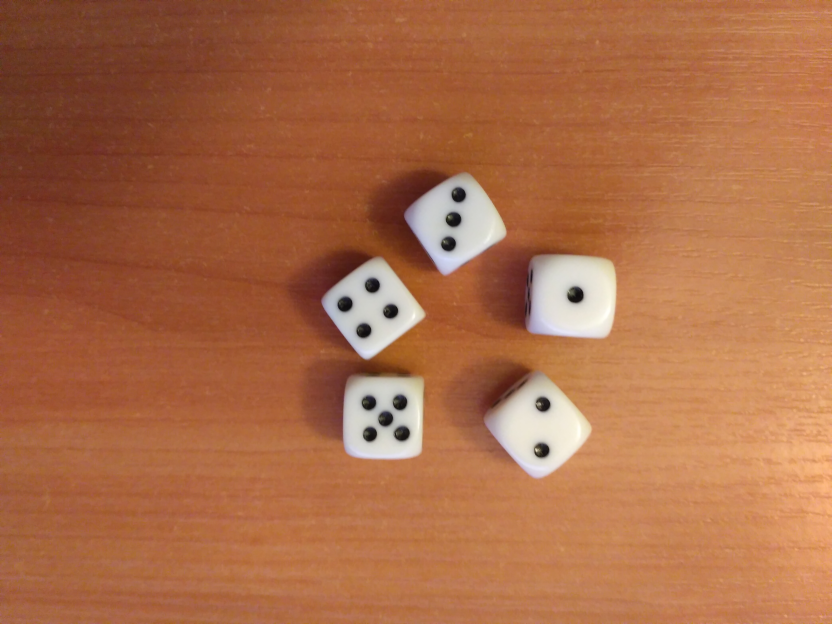
#> input picture cb1.png, 832 x 624 px
$ python dice_detection.py   (older library calls are emulated)
#> lines starting #> are read from the running program, lines starting #| are printed output that depends on the picture; after the words box and inside, x2 and y2 are one past the last pixel; in counts of white or black regions, pixels touching at a corner belong together
import numpy as np
import cv2

#liczenie oczek
def calculate_value(roi):
    params = cv2.SimpleBlobDetector_Params()
    params.filterByInertia = True
    params.minInertiaRatio = 0.6

    params.filterByArea = True
    params.minArea = 50
    params.maxArea = 350

    detector = cv2.SimpleBlobDetector_create(params)
    key_points = detector.detect(roi)

    return len(key_points)


def algorithm(img,imgCopy,finalImage,arrayOfImgs):#img - jeden z obrazów do przetworzenia;  imgCopy - oryginalny, kolorowy obraz;
    # finalImage - na nim nakładane napisy; arrayOfImgs - tablica obrazów - będą na nich zamalowywane policzone kości

    # znajdowanie konturów
    _, contours, hierarchy = cv2.findContours(img, cv2.RETR_EXTERNAL,cv2.CHAIN_APPROX_SIMPLE)# RETR_EXTERNAL - tylko kontury-rodzice (zewnętrzne)

    liczba_oczek = 0 #na cały obrazek
    for cnt in contours:
        #znajdowanie najmniejszych prostokątów
        rect = cv2.minAreaRect(cnt)  # ( center (x,y), (width, height), angle of rotation )
        box = cv2.boxPoints(rect)
        box = np.int0(box)

        area = rect[1][0] * rect[1][1]
        if area > 3500 and area < 10000:#warunek dotyczący rozmiaru prostokątów
            aspect_ratio = float(rect[1][0]) / rect[1][1]
            # print("aspect ratio: ", aspect_ratio)
            if aspect_ratio < 0.70 or aspect_ratio > 1.30:# bierzemy tylko ramki zbliżone do kwadratów
                continue

            # stosunek pola prostokąta do convexHull konturu
            hull = cv2.convexHull(cnt)
            hull_area = cv2.contourArea(hull)
            solidity = float(area) / hull_area
            # print("solidity: ", solidity)
            if solidity < 0.90 or solidity > 1.30:
                continue

            # współrzędne nieobróconych ramek do dodawania napisów
            x, y, w, h = cv2.boundingRect(cnt)

            imgToFillPoly = imgCopy.copy()  # nowa kopia oryginału dla każdej iteracji

            # koloruje na czarno obszar kości - środek prostokąta
            filledPoly = cv2.fillConvexPoly(imgToFillPoly, box, (255,255,255))  # zmienia też imgToFillPoly
            filledPolyGray = cv2.cvtColor(filledPoly, cv2.COLOR_BGR2GRAY)
            # cv2.imshow('filledPoly', filledPoly)
            # cv2.imwrite('filledPolyGray.png', filledPolyGray)

        #KOLORUJE NA CZARNO OBSZAR Z POLICZONA JUŻ KOŚCIĄ NA WSZYSTKICH 5 ZDJĘCIACH DO PRZETWORZENIA
            for tmp in arrayOfImgs:
                tmp = cv2.fillConvexPoly(tmp, box, (0,0,0))
                # cv2.imwrite('tmp.png', tmp)
                # cv2.imshow("tmp",tmp)
                # k = cv2.waitKey(0)

            # wszystko co nie jest białe (255) kolorujemy na czarno; zostaje biały obszar kości na czarnym tle
            ret, thresholdedFilledPoly = cv2.threshold(filledPolyGray, 254, 255, cv2.THRESH_BINARY)
            # cv2.imwrite('thresholdedFilledPoly.png', thresholdedFilledPoly)
            # cv2.imshow("thresholdedFilledPoly", thresholdedFilledPoly)

            # nakładany na obraz powyższą maskę, żeby mieć kość z oryginalnego obrazka na czarnym tle
            cutCube = cv2.bitwise_and(imgCopy, imgCopy, mask=thresholdedFilledPoly)
            # cv2.imshow('cutCube', cutCube)
            # cv2.imwrite('cutCube.png', cutCube)

            # liczy bloby na obrazku z jedną kością na czarnym tle
            number = calculate_value(cutCube)
            if number > 0:
                liczba_oczek = liczba_oczek + number
                finalImage = cv2.putText(finalImage, "Oczek: " + str(number), (x, y + h), cv2.FONT_HERSHEY_COMPLEX_SMALL, 1,(0, 0, 0), 2)
                # [6 lines of commented-out code are left out]

    return(liczba_oczek)


def main():
    # Wczytywanie obrazu
    imgColor = cv2.imread('cb1.png')
#> imgColor is the input picture: shape (624, 832, 3); mean B, G, R 71.8, 107.8, 171.1
    imgCopy = imgColor.copy()
    finalImage = imgColor.copy()
    # imgGray = cv2.cvtColor(imgColor, cv2.COLOR_BGR2GRAY)

    # rozdzielamy obraz na 3 kanały
    b, g, r = cv2.split(imgColor)
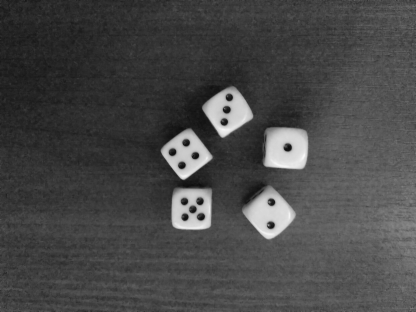
#> b: shape (624, 832) (shown at 1/2 size); min 11, max 248, mean 71.8
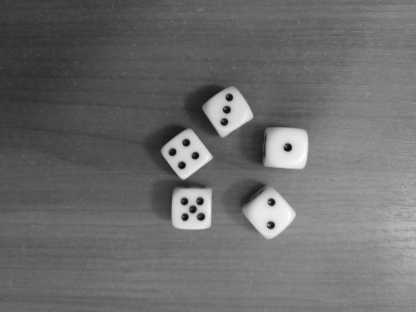
#> g: shape (624, 832) (shown at 1/2 size); min 12, max 255, mean 107.8
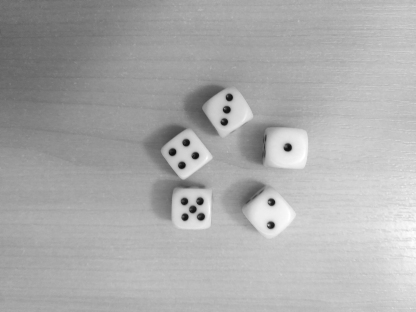
#> r: shape (624, 832) (shown at 1/2 size); min 14, max 255, mean 171.1
    cv2.imshow("b", b)
    cv2.imshow("g", g)
    cv2.imshow("r", r)
    k = cv2.waitKey(0)
#> (key Esc is pressed here)
    cv2.destroyAllWindows()
    # [14 lines of commented-out code are left out]

    bluredColour = cv2.GaussianBlur(imgColor, (5, 5), 0)
    bluredB = cv2.GaussianBlur(b, (5, 5), 0)
    bluredG = cv2.GaussianBlur(g, (5, 5), 0)
    bluredR = cv2.GaussianBlur(r, (5, 5), 0)
    cv2.imshow("bluredB", bluredB)
    cv2.imshow("bluredG", bluredG)
    cv2.imshow("bluredR", bluredR)
    k = cv2.waitKey(0)
#> (key Esc is pressed here)
    cv2.destroyAllWindows()

    # thresholding
    thresholdedB = cv2.adaptiveThreshold(bluredB, 255, cv2.ADAPTIVE_THRESH_MEAN_C, cv2.THRESH_BINARY, 19, 6)  # 13,9
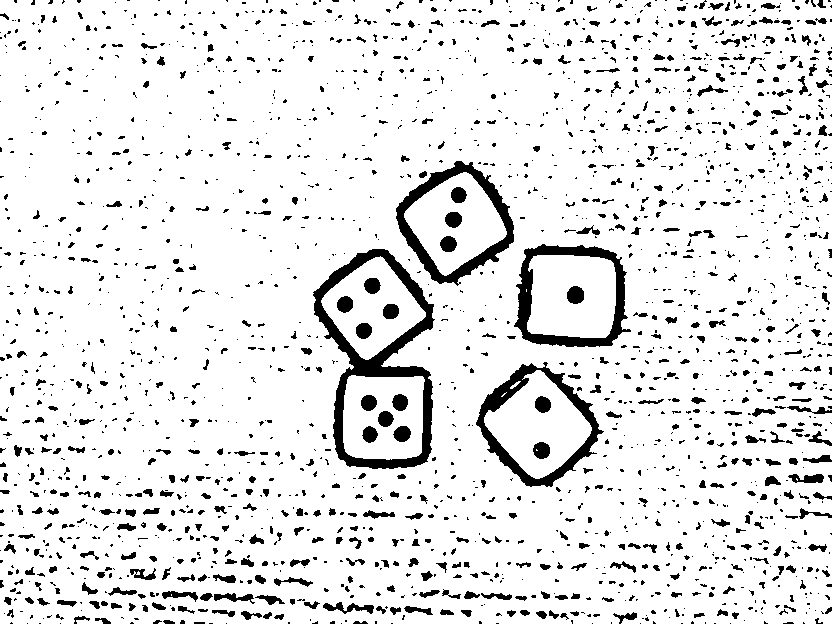
#> thresholdedB: shape (624, 832); 90.2% white; 2135 black regions (1582 under 20 px), largest, box (x1, y1, x2, y2) and area: (313, 249, 435, 469) 6180, (396, 161, 514, 286) 3285, (476, 362, 604, 487) 3273
    thresholdedG = cv2.adaptiveThreshold(bluredG, 255, cv2.ADAPTIVE_THRESH_MEAN_C, cv2.THRESH_BINARY, 19, 6)
#> thresholdedG: shape (624, 832); 94.5% white; 952 black regions (783 under 20 px), largest, box (x1, y1, x2, y2) and area: (313, 251, 438, 469) 5901, (476, 365, 599, 485) 3097, (510, 246, 628, 347) 3093
    thresholdedR = cv2.adaptiveThreshold(bluredR, 255, cv2.ADAPTIVE_THRESH_MEAN_C, cv2.THRESH_BINARY, 19, 6)
#> thresholdedR: shape (624, 832); 96.4% white; 613 black regions (541 under 20 px), largest, box (x1, y1, x2, y2) and area: (314, 251, 438, 444) 3721, (506, 247, 624, 346) 2281, (477, 362, 533, 479) 1449
    # thresholdedSharpened = cv2.adaptiveThreshold(cv2.cvtColor(sharpenedColor, cv2.COLOR_BGR2GRAY), 255, cv2.ADAPTIVE_THRESH_MEAN_C, cv2.THRESH_BINARY, 19, 13)
    cv2.imshow("thresholdedB", thresholdedB)
    cv2.imshow("thresholdedG", thresholdedG)
    cv2.imshow("thresholdedR", thresholdedR)
    # cv2.imshow("thresholdedSharpened", thresholdedSharpened)
    k = cv2.waitKey(0)
#> (key Esc is pressed here)
    cv2.destroyAllWindows()
    # [4 lines of commented-out code are left out]

    cannyEdgesB = cv2.Canny(thresholdedB, 75, 200)
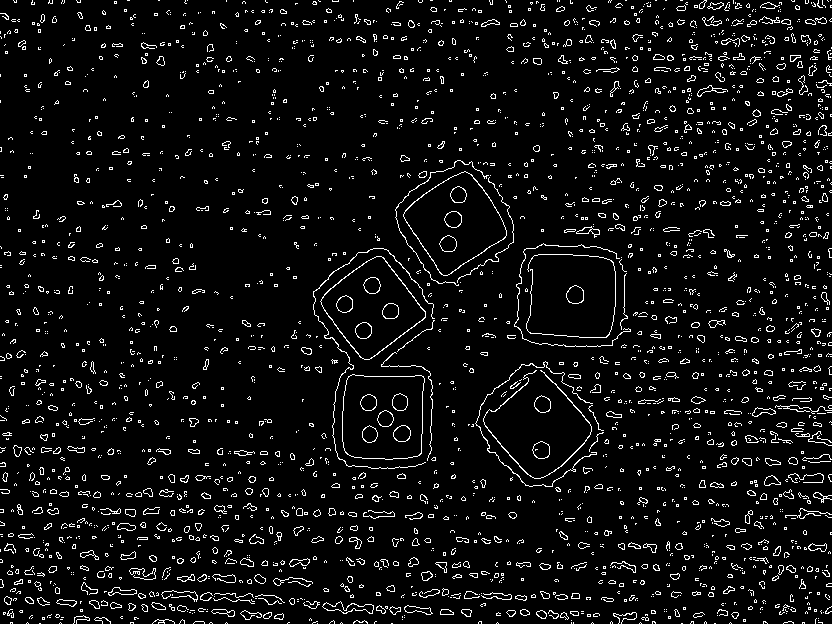
#> cannyEdgesB: shape (624, 832); 5.9% white in thin lines or dots
    cannyEdgesG = cv2.Canny(thresholdedG, 75, 200)
#> cannyEdgesG: shape (624, 832); 2.9% white in thin lines or dots
    cannyEdgesR = cv2.Canny(thresholdedR, 75, 200)
#> cannyEdgesR: shape (624, 832); 1.9% white in thin lines or dots
    cannyEdgesColor = cv2.Canny(bluredColour, 75, 200)
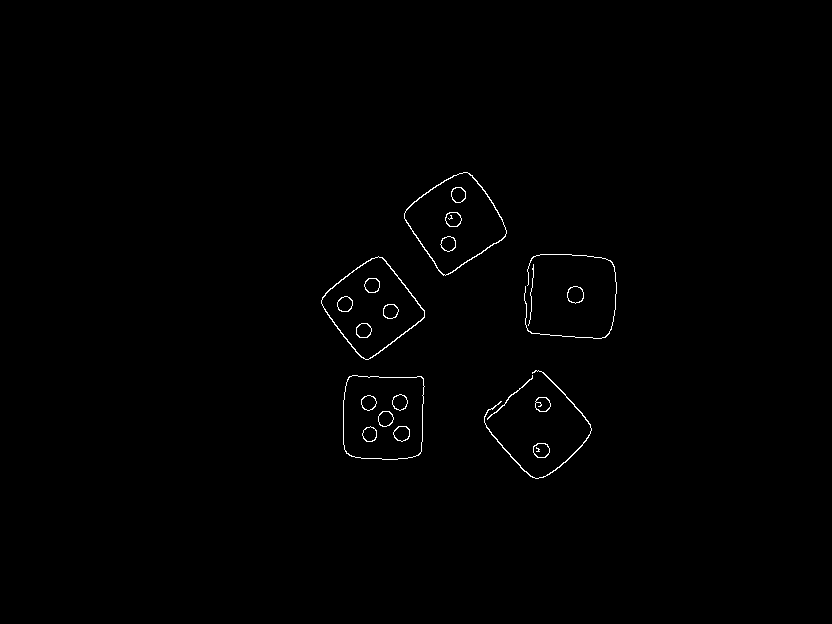
#> cannyEdgesColor: shape (624, 832); 0.54% white in thin lines or dots, all inside (x1, y1, x2, y2) = (321, 172, 617, 479)
    # cannyEdgesSharpened = cv2.Canny(thresholdedSharpened, 75, 200)
    cv2.imshow("cannyEdgesB", cannyEdgesB)
    cv2.imshow("cannyEdgesG", cannyEdgesG)
    cv2.imshow("cannyEdgesR", cannyEdgesR)
    # cv2.imshow("cannyEdgesColor", cannyEdgesColor)
    k = cv2.waitKey(0)
#> (key Esc is pressed here)
    cv2.destroyAllWindows()
    # [8 lines of commented-out code are left out]
    arrayOfImagesToProcess = [cannyEdgesB, cannyEdgesG, cannyEdgesR, cannyEdgesColor]

    for index,imageToProcess in enumerate(arrayOfImagesToProcess):
        algorithm(imageToProcess, imgCopy, finalImage, arrayOfImagesToProcess)
        print("iteracja: ",index)
#> this loop made 4 passes
#> (printed output is left out)

    # for indeks, im in enumerate(arrayOfImagesToProcess):
    #     cv2.imshow(str(indeks),im)
    #     k = cv2.waitKey(0)

    cv2.imshow("WYNIK", finalImage)
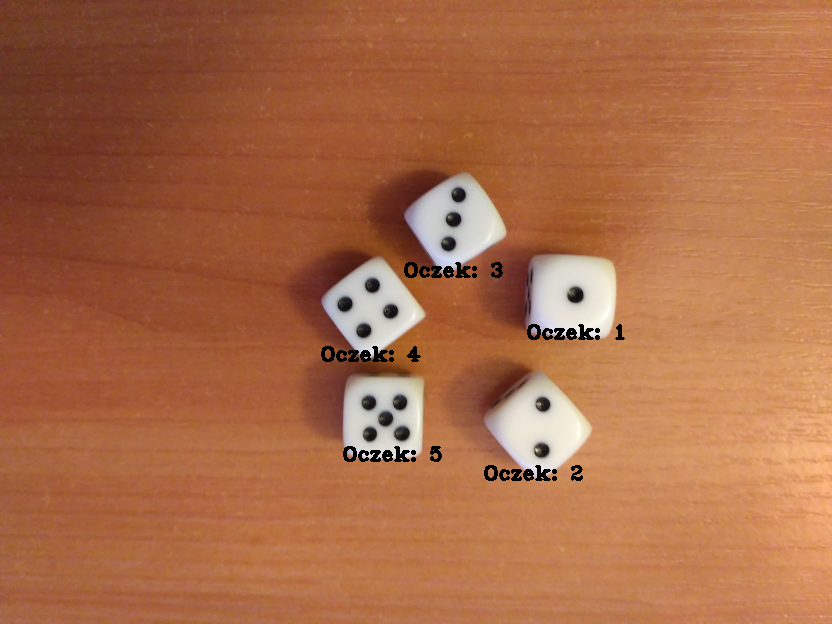
#> window 'WYNIK': shape (624, 832, 3); mean B, G, R 71, 106.9, 169.8
    # cv2.imwrite('wynik7.png', finalImage)
    k = cv2.waitKey(0)
#> (key Esc is pressed here)
    cv2.destroyAllWindows()


if __name__ == '__main__':
    main()

$ run again, with cb11.png copied over cb1.png
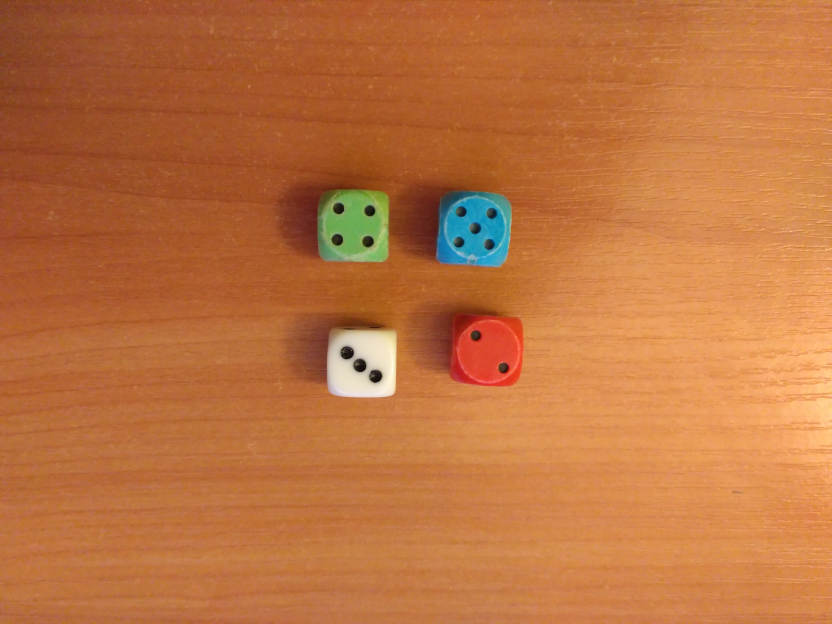
#> input picture cb11.png, 832 x 624 px
#> in main, imgColor is the input picture: shape (624, 832, 3); mean B, G, R 63.9, 115, 189.2
#> in main, `thresholdedB = cv2.adaptiveThreshold(bluredB, 255, cv2.ADAPTIVE_THRESH..`:
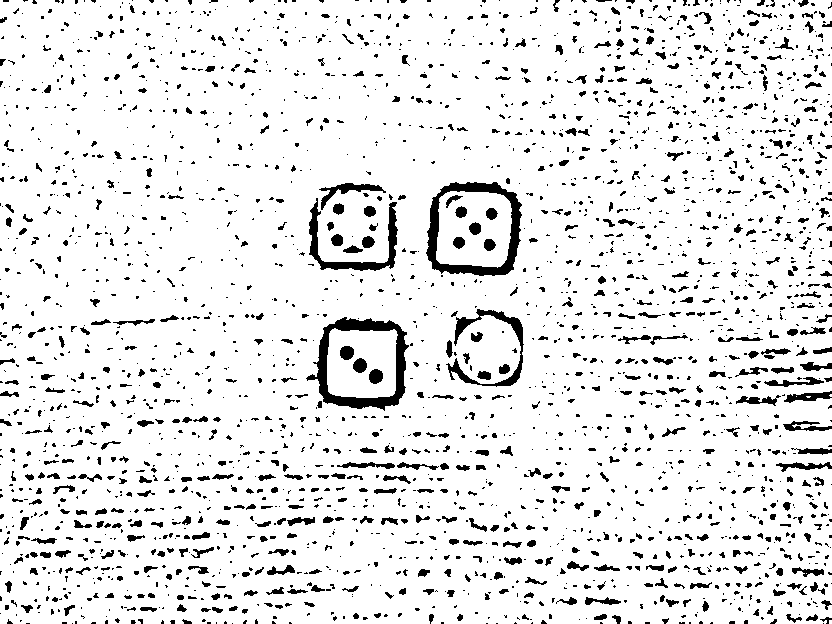
#> thresholdedB: shape (624, 832); 90.8% white; 2616 black regions (1980 under 20 px), largest, box (x1, y1, x2, y2) and area: (306, 317, 409, 411) 2631, (426, 182, 522, 276) 2481, (309, 198, 398, 271) 1358
#> thresholdedG: shape (624, 832); 95.2% white; 1171 black regions (960 under 20 px), largest, box (x1, y1, x2, y2) and area: (305, 317, 412, 407) 2467, (403, 184, 531, 273) 2289, (303, 182, 405, 270) 2243
#> thresholdedR: shape (624, 832); 97% white; 788 black regions (679 under 20 px), largest, box (x1, y1, x2, y2) and area: (437, 191, 511, 266) 2647, (433, 307, 516, 374) 1130, (305, 317, 395, 389) 1129
#> cannyEdgesB: shape (624, 832); 6.7% white in thin lines or dots
#> cannyEdgesG: shape (624, 832); 3.2% white in thin lines or dots
#> cannyEdgesR: shape (624, 832); 2% white in thin lines or dots
#> cannyEdgesColor: shape (624, 832); 0.37% white in thin lines or dots, all inside (x1, y1, x2, y2) = (317, 189, 524, 398)
#> the loop in main, `for index,imageToProcess in enumerate(arrayOfImagesToProcess):` made 4 passes
#> contours in algorithm on pass 4: 5 contours, all with area under 20
#> (printed output is left out)
#> in main, `cv2.imshow("WYNIK", finalImage)`:
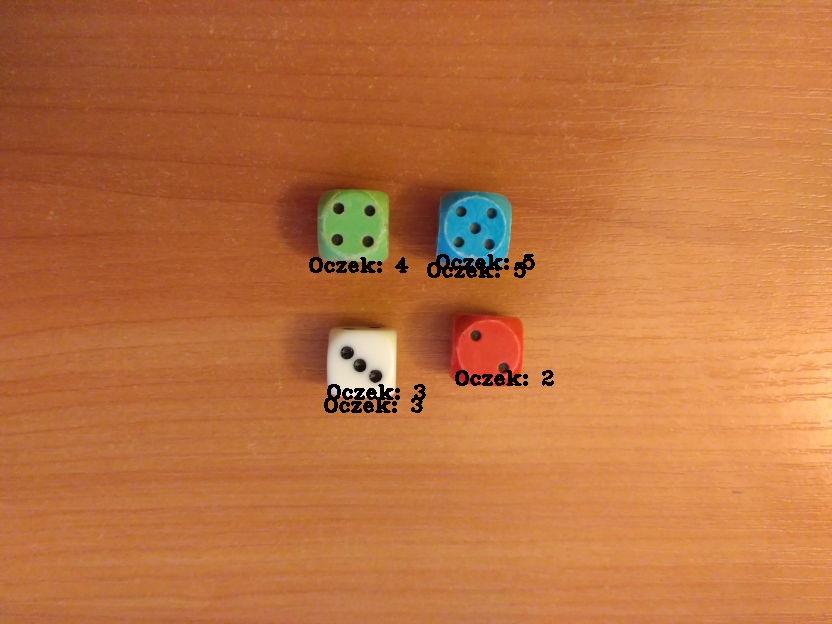
#> window 'WYNIK': shape (624, 832, 3); mean B, G, R 63.2, 114.1, 187.7

$ run again, with cb3.png copied over cb1.png
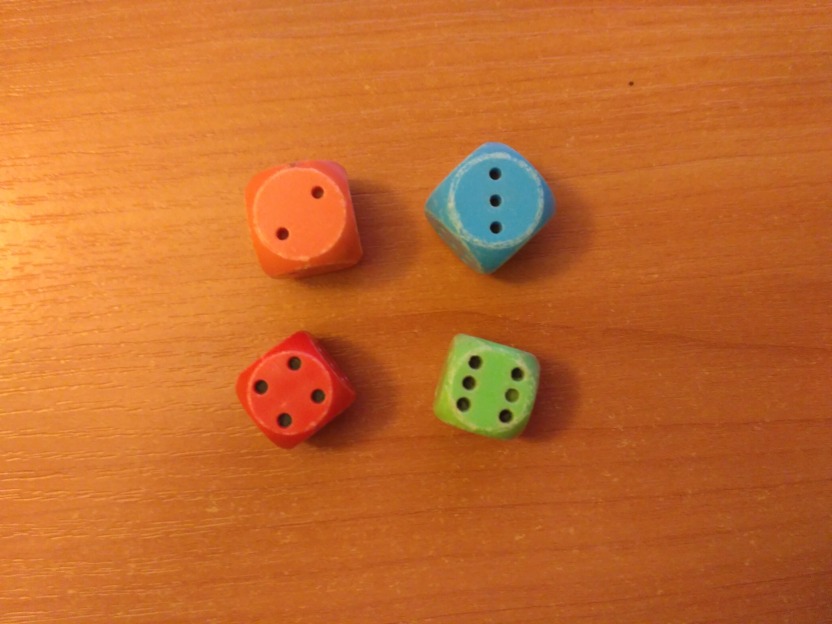
#> input picture cb3.png, 832 x 624 px
#> in main, imgColor is the input picture: shape (624, 832, 3); mean B, G, R 44.4, 106.1, 193.7
#> in main, `thresholdedB = cv2.adaptiveThreshold(bluredB, 255, cv2.ADAPTIVE_THRESH..`:
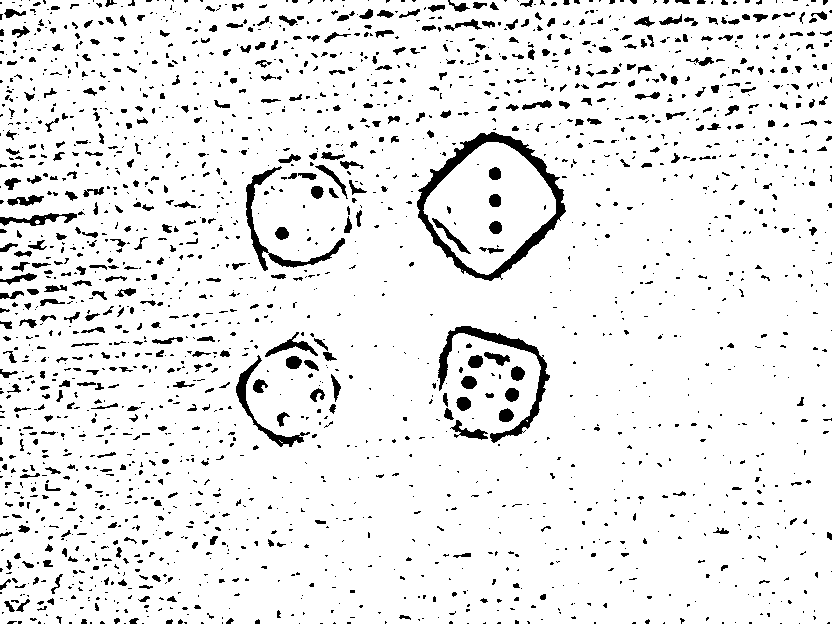
#> thresholdedB: shape (624, 832); 92.1% white; 2147 black regions (1659 under 20 px), largest, box (x1, y1, x2, y2) and area: (417, 132, 566, 281) 3450, (438, 326, 550, 443) 1845, (246, 166, 345, 271) 1227
#> thresholdedG: shape (624, 832); 93.9% white; 1271 black regions (983 under 20 px), largest, box (x1, y1, x2, y2) and area: (421, 326, 550, 447) 3026, (236, 331, 352, 449) 2366, (246, 166, 367, 286) 1752
#> thresholdedR: shape (624, 832); 95.7% white; 1004 black regions (866 under 20 px), largest, box (x1, y1, x2, y2) and area: (425, 143, 555, 284) 3207, (436, 337, 550, 441) 2143, (271, 330, 362, 450) 2016
#> cannyEdgesB: shape (624, 832); 5.6% white in thin lines or dots
#> cannyEdgesG: shape (624, 832); 4% white in thin lines or dots
#> cannyEdgesR: shape (624, 832); 2.7% white in thin lines or dots
#> cannyEdgesColor: shape (624, 832); 0.5% white in thin lines or dots, all inside (x1, y1, x2, y2) = (235, 81, 634, 450)
#> the loop in main, `for index,imageToProcess in enumerate(arrayOfImagesToProcess):` made 4 passes
#| iteracja:  0
#| iteracja:  1
#| iteracja:  2
#| iteracja:  3
#> in main, `cv2.imshow("WYNIK", finalImage)`:
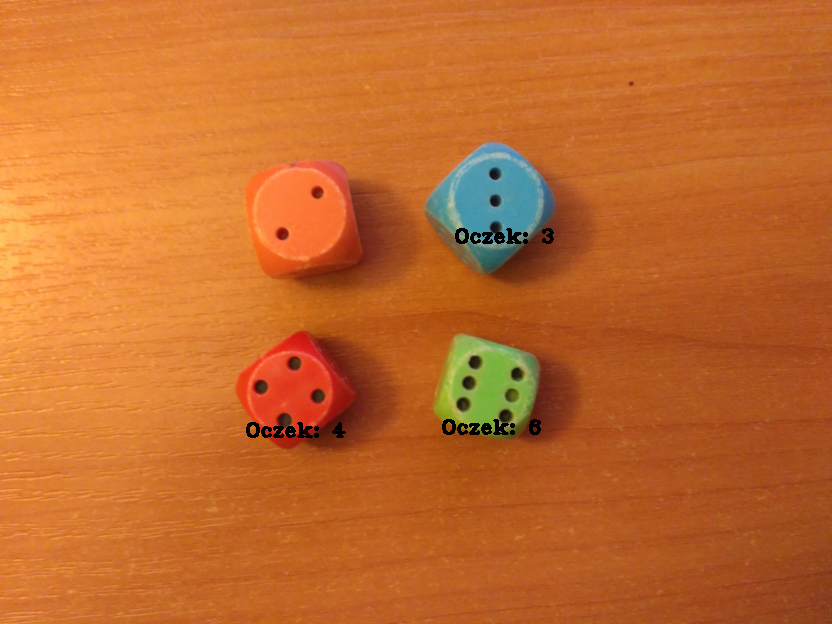
#> window 'WYNIK': shape (624, 832, 3); mean B, G, R 44.1, 105.7, 193.1
